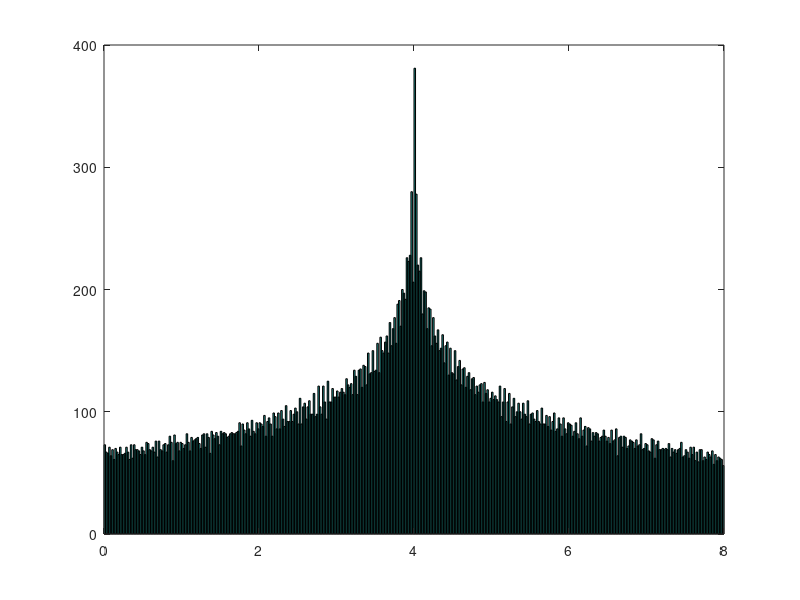

Recreate this plot in MATLAB.
function nw12two(m,n)
%NW12TWO  Spectral density function for 2-D Laplacian

%Kai Borre June 3, 1998
%Copyright (c) by Kai Borre
%$Revision: 1.0 $  $Date: 2000/12/16 $

if nargin == 0, m = 200; n = 200; end

lambda = zeros(m,n);
for j = 1:n,
  for i = 1:m,
   lambda(i,j) = 4*((sin((i-1)*pi/(2*m)))^2+(sin((j-1)*pi/(2*n)))^2);
 end
end
l = reshape(lambda,m*n,1);
y = sort(l);
hist(y,400)
%%%%%%%%%%%%%%%%%% end nw12two.m %%%%%%%%%%%%%%%%%%%%%%
